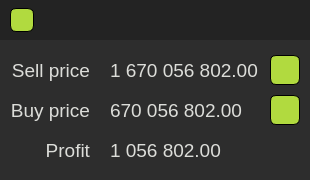
<?xml version="1.0" encoding="UTF-8"?>
<ui version="4.0">
 <class>Window</class>
 <widget class="QWidget" name="Window">
  <property name="geometry">
   <rect>
    <x>0</x>
    <y>0</y>
    <width>310</width>
    <height>180</height>
   </rect>
  </property>
  <property name="minimumSize">
   <size>
    <width>310</width>
    <height>180</height>
   </size>
  </property>
  <property name="maximumSize">
   <size>
    <width>310</width>
    <height>180</height>
   </size>
  </property>
  <property name="windowTitle">
   <string>Form</string>
  </property>
  <property name="styleSheet">
   <string notr="true"/>
  </property>
  <widget class="QFrame" name="top_bar">
   <property name="geometry">
    <rect>
     <x>0</x>
     <y>0</y>
     <width>310</width>
     <height>40</height>
    </rect>
   </property>
   <property name="sizePolicy">
    <sizepolicy hsizetype="Expanding" vsizetype="Expanding">
     <horstretch>0</horstretch>
     <verstretch>0</verstretch>
    </sizepolicy>
   </property>
   <property name="minimumSize">
    <size>
     <width>310</width>
     <height>40</height>
    </size>
   </property>
   <property name="maximumSize">
    <size>
     <width>310</width>
     <height>40</height>
    </size>
   </property>
   <property name="toolTipDuration">
    <number>-1</number>
   </property>
   <property name="styleSheet">
    <string notr="true">background-color: rgb(35, 35, 35);</string>
   </property>
   <property name="frameShape">
    <enum>QFrame::NoFrame</enum>
   </property>
   <property name="frameShadow">
    <enum>QFrame::Raised</enum>
   </property>
   <widget class="QPushButton" name="settings_btn">
    <property name="geometry">
     <rect>
      <x>10</x>
      <y>8</y>
      <width>24</width>
      <height>24</height>
     </rect>
    </property>
    <property name="styleSheet">
     <string notr="true">#settings_btn {
border: 1px solid;
border-radius: 6px;
background-color: rgb(177, 218, 63);
}

#settings_btn:hover {
background-color: rgb(33, 240, 209);
transition: all 1s;
}

</string>
    </property>
    <property name="text">
     <string/>
    </property>
    <property name="icon">
     <iconset>
      <normaloff>icons/settings.svg</normaloff>icons/settings.svg</iconset>
    </property>
   </widget>
  </widget>
  <widget class="QFrame" name="content">
   <property name="enabled">
    <bool>true</bool>
   </property>
   <property name="geometry">
    <rect>
     <x>0</x>
     <y>40</y>
     <width>310</width>
     <height>140</height>
    </rect>
   </property>
   <property name="sizePolicy">
    <sizepolicy hsizetype="Expanding" vsizetype="Expanding">
     <horstretch>0</horstretch>
     <verstretch>0</verstretch>
    </sizepolicy>
   </property>
   <property name="minimumSize">
    <size>
     <width>310</width>
     <height>140</height>
    </size>
   </property>
   <property name="maximumSize">
    <size>
     <width>310</width>
     <height>140</height>
    </size>
   </property>
   <property name="styleSheet">
    <string notr="true">#content {
background-color: rgb(45, 45, 45);
}</string>
   </property>
   <property name="frameShape">
    <enum>QFrame::NoFrame</enum>
   </property>
   <property name="frameShadow">
    <enum>QFrame::Raised</enum>
   </property>
   <widget class="QLabel" name="sell_price_value">
    <property name="geometry">
     <rect>
      <x>110</x>
      <y>10</y>
      <width>155</width>
      <height>40</height>
     </rect>
    </property>
    <property name="font">
     <font>
      <family>Arial</family>
      <pointsize>14</pointsize>
     </font>
    </property>
    <property name="styleSheet">
     <string notr="true">color: #DCDDD9</string>
    </property>
    <property name="text">
     <string>1 670 056 802.00</string>
    </property>
   </widget>
   <widget class="QLabel" name="profit_name">
    <property name="geometry">
     <rect>
      <x>10</x>
      <y>90</y>
      <width>80</width>
      <height>40</height>
     </rect>
    </property>
    <property name="font">
     <font>
      <family>Arial</family>
      <pointsize>14</pointsize>
     </font>
    </property>
    <property name="styleSheet">
     <string notr="true">color: #DCDDD9</string>
    </property>
    <property name="text">
     <string>Profit</string>
    </property>
    <property name="alignment">
     <set>Qt::AlignRight|Qt::AlignTrailing|Qt::AlignVCenter</set>
    </property>
   </widget>
   <widget class="QLabel" name="buy_price_name">
    <property name="geometry">
     <rect>
      <x>10</x>
      <y>50</y>
      <width>80</width>
      <height>40</height>
     </rect>
    </property>
    <property name="font">
     <font>
      <family>Arial</family>
      <pointsize>14</pointsize>
     </font>
    </property>
    <property name="styleSheet">
     <string notr="true">color: #DCDDD9</string>
    </property>
    <property name="text">
     <string>Buy price</string>
    </property>
    <property name="alignment">
     <set>Qt::AlignRight|Qt::AlignTrailing|Qt::AlignVCenter</set>
    </property>
   </widget>
   <widget class="QLabel" name="sell_price_name">
    <property name="geometry">
     <rect>
      <x>10</x>
      <y>10</y>
      <width>80</width>
      <height>40</height>
     </rect>
    </property>
    <property name="font">
     <font>
      <family>Arial</family>
      <pointsize>14</pointsize>
     </font>
    </property>
    <property name="styleSheet">
     <string notr="true">color: #DCDDD9</string>
    </property>
    <property name="text">
     <string>Sell price</string>
    </property>
    <property name="alignment">
     <set>Qt::AlignRight|Qt::AlignTrailing|Qt::AlignVCenter</set>
    </property>
   </widget>
   <widget class="QLabel" name="buy_price_value">
    <property name="geometry">
     <rect>
      <x>110</x>
      <y>50</y>
      <width>155</width>
      <height>40</height>
     </rect>
    </property>
    <property name="font">
     <font>
      <family>Arial</family>
      <pointsize>14</pointsize>
     </font>
    </property>
    <property name="styleSheet">
     <string notr="true">color: #DCDDD9</string>
    </property>
    <property name="text">
     <string>670 056 802.00</string>
    </property>
   </widget>
   <widget class="QPushButton" name="copy_sell_price_btn">
    <property name="geometry">
     <rect>
      <x>270</x>
      <y>15</y>
      <width>30</width>
      <height>30</height>
     </rect>
    </property>
    <property name="sizePolicy">
     <sizepolicy hsizetype="Fixed" vsizetype="Fixed">
      <horstretch>0</horstretch>
      <verstretch>0</verstretch>
     </sizepolicy>
    </property>
    <property name="minimumSize">
     <size>
      <width>30</width>
      <height>30</height>
     </size>
    </property>
    <property name="maximumSize">
     <size>
      <width>30</width>
      <height>30</height>
     </size>
    </property>
    <property name="styleSheet">
     <string notr="true">background-color: rgb(177, 218, 63);
border: 1px solid;
border-radius: 6px;
</string>
    </property>
    <property name="text">
     <string/>
    </property>
    <property name="icon">
     <iconset>
      <normaloff>icons/copy.svg</normaloff>icons/copy.svg</iconset>
    </property>
    <property name="iconSize">
     <size>
      <width>24</width>
      <height>24</height>
     </size>
    </property>
   </widget>
   <widget class="QPushButton" name="copy_buy_price_btn">
    <property name="geometry">
     <rect>
      <x>270</x>
      <y>55</y>
      <width>30</width>
      <height>30</height>
     </rect>
    </property>
    <property name="styleSheet">
     <string notr="true">border: 1px solid;
border-radius: 6px;
background-color: rgb(177, 218, 63);</string>
    </property>
    <property name="text">
     <string/>
    </property>
    <property name="icon">
     <iconset>
      <normaloff>icons/copy.svg</normaloff>icons/copy.svg</iconset>
    </property>
    <property name="iconSize">
     <size>
      <width>24</width>
      <height>24</height>
     </size>
    </property>
   </widget>
   <widget class="QLabel" name="profit_value">
    <property name="geometry">
     <rect>
      <x>110</x>
      <y>90</y>
      <width>155</width>
      <height>40</height>
     </rect>
    </property>
    <property name="font">
     <font>
      <family>Arial</family>
      <pointsize>14</pointsize>
     </font>
    </property>
    <property name="styleSheet">
     <string notr="true">color: #DCDDD9</string>
    </property>
    <property name="text">
     <string>1 056 802.00</string>
    </property>
   </widget>
  </widget>
 </widget>
 <resources/>
 <connections/>
</ui>
